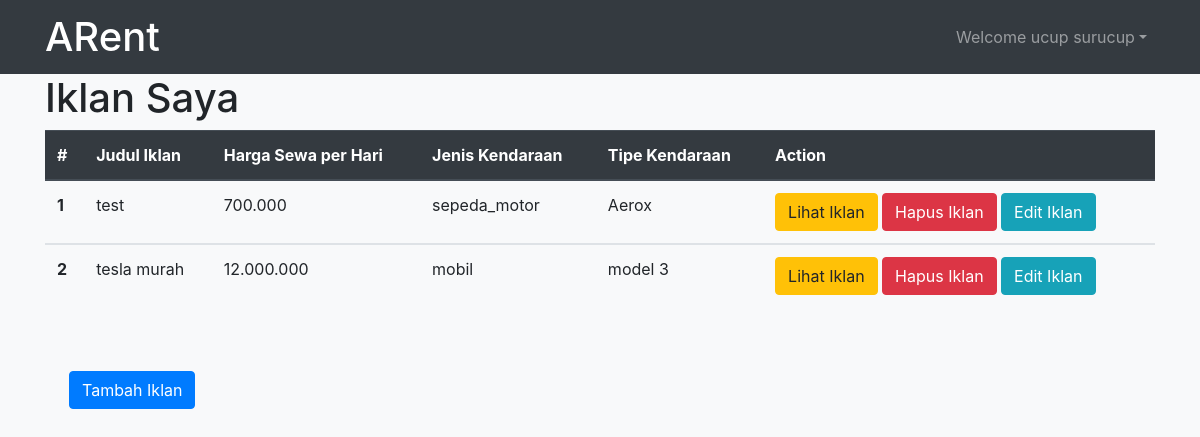
The page /mitra/iklanSaya (signed in) on the database its author committed.
### mitra/models.py (models this page shows, shortened)
class AkunMitra(models.Model):
    pilihanprovinsi = (
        ('Aceh', 'Aceh'),
        ('Bali', 'Bali'),
        ('Banten', 'Banten'),
        ('Bengkulu', 'Bengkulu'),
        ('Gorontalo', 'Gorontalo'),
        ('D.I Yogyakarta', 'D.I Yogyakarta'),
        ('D.K.I Jakarta', 'D.K.I Jakarta'),
        ('Jambi', 'Jambi'),
        ('Jawa Barat', 'Jawa Barat'),
        ('Jawa Tengah', 'Jawa Tengah'),
        ('Jawa Timur', 'Jawa Timur'),
        ('Kalimantan Barat', 'Kalimantan Barat'),
        ('Kalimantan Selatan', 'Kalimantan Selatan'),
        ('Kalimantan Tengah', 'Kalimantan Tengah'),
        ('Kalimantan Timur', 'Kalimantan Timur'),
        ('Kalimantan Utara', 'Kalimantan Utara'),
        ('Kep. Bangka Belitung', 'Kep. Bangka Belitung'),
        ('Kep. Riau', 'Kep. Riau'),
        ('Lampung', 'Lampung'),
        ('Maluku', 'Maluku'),
        ('Maluku Utara', 'Maluku Utara'),
        ('Nusa Tenggara Barat', 'Nusa Tenggara Barat'),
        ('Nusa Tenggara Timur', 'Nusa Tenggara Timur'),
        ('Papua', 'Papua'),
        ('Papua Barat', 'Papua Barat'),
        ('Riau', 'Riau'),
        ('Sulawesi Barat', 'Sulawesi Barat'),
        ('Sulawesi Selatan', 'Sulawesi Selatan'),
        ('Sulawesi Tengah', 'Sulawesi Tengah'),
        ('Sulawesi Tenggara', 'Sulawesi Tenggara'),
        ('Sulawesi Utara', 'Sulawesi Utara'),
        ('Sumatera Barat', 'Sumatera Barat'),
        ('Sumatera Selatan', 'Sumatera Selatan'),
        ('Sumatera Utara', 'Sumatera Utara'),
    )
    user = models.OneToOneField(User, on_delete=models.CASCADE)
    nama = models.CharField(max_length=50)
    provinsi = models.CharField(
        max_length=50,
        choices=pilihanprovinsi,
    )
    alamat = models.TextField()
    no_hp = models.CharField(max_length=15)
    photo = models.ImageField(upload_to='mitra/poto_profil/%Y/%m/%d/')

class Iklan(models.Model):
    pilihanJenisKendaraan = (
        ('sepeda_motor', 'Sepeda Motor'),
        ('mobil', 'Mobil')
    )
    mitra = models.ForeignKey(User, on_delete=models.CASCADE)
    gambar = models.ImageField(upload_to='mitra/iklan/%Y/%m/%d/')
    judul = models.CharField(max_length=150)
    published = models.DateField(auto_now_add=True)
    jenis_kendaraan = models.CharField(
        max_length=20, choices=pilihanJenisKendaraan)
    merk = models.CharField(max_length=30)
    tipe_kendaraan = models.CharField(max_length=30)
    harga_sewa = models.CharField(max_length=50)
    deskripsi_lain = models.TextField()
    slug = models.SlugField(blank=True, editable=False)
    golden_iklan = models.BooleanField(default=False)

### mitra/views.py (the view)
# urls.py: path('iklanSaya', ManageIklan.as_view(), name='iklanSaya'),
class ManageIklan(ListView, LoginRequiredMixin):
    login_url = '/mitra/login/'
    template_name = 'mitra/iklanSaya.html'
    model = Iklan
    context_object_name = 'iklan_list'
    ordering_by = ['-id']
    paginate_by = 25
    def get_context_data(self, *args, **kwargs):
        self.kwargs.update({
            'page_title': 'Iklan Saya'
        })
        kwargs = self.kwargs
        context = super().get_context_data(**kwargs)
        return context
    def get_queryset(self):
        self.queryset = self.model.objects.filter(mitra=self.request.user.id)
        return super().get_queryset()

### mitra/templates/mitra/iklanSaya.html
{% extends 'base.html' %}
{% block contents %}
<div class="container">
  <h1>{{page_title}}</h1>
  <table class="table">
      <thead class="thead-dark">
        <tr>
          <th scope="col">#</th>
          <th scope="col">Judul Iklan</th>
          <th scope="col">Harga Sewa per Hari</th>
          <th scope="col">Jenis Kendaraan</th>
          <th scope="col">Tipe Kendaraan</th>
          <th scope="col">Action</th>
        </tr>
      </thead>
  {% for iklan in iklan_list %}
      <tbody>
        <tr>
          <th scope="row">{{forloop.counter}}</th>
          <td>{{iklan.judul}}</td>
          <td>{{iklan.harga_sewa}}</td>
          <td>{{iklan.jenis_kendaraan}}</td>
          <td>{{iklan.tipe_kendaraan}}</td>
          <td>
              <a href="{% url 'mitra:detailIklan' iklan.slug %}" class="btn btn-warning">Lihat Iklan</a>
              <a href="{% url 'mitra:deleteIklan' iklan.pk %}" class="btn btn-danger">Hapus Iklan</a>
              <a href="{% url 'mitra:updateIklan' iklan.pk %}" class="btn btn-info">Edit Iklan</a>
          </td>
        </tr>
      </tbody>
  {% endfor %}
  </table>
  <br><br>
  <a href="{% url 'mitra:tambahIklan' %}" class="btn btn-primary ml-4">Tambah Iklan</a>
</div>
{% endblock contents %}

### templates/snippets/navbar.html (shortened to what this page needs)
<nav class="navbar navbar-expand-lg navbar-dark bg-dark">
  <div class="container">
    <a class="navbar-brand" href="{% url 'redirectKeHome' %}"><b class="h1">ARent</b></a>
    <div class="collapse navbar-collapse" id="navbarNav">
      <ul class="navbar-nav ml-auto">
        {% if user.is_active %}
        <li class="nav-item dropdown">
          <a class="mr-auto nav-link dropdown-toggle" href="#" id="navbarDropdown" role="button" data-toggle="dropdown"
            aria-haspopup="true" aria-expanded="false">Welcome {{user.akunmitra.nama}}</a>
        </li>
        {% endif %}
      </ul>
    </div>
  </div>
</nav>

### rows shown on the page
Iklan: judul "test", harga_sewa "700.000", jenis_kendaraan "sepeda_motor", tipe_kendaraan "Aerox"
Iklan: judul "tesla murah", harga_sewa "12.000.000", jenis_kendaraan "mobil", tipe_kendaraan "model 3"

### other values the page prints
{{ user.akunmitra.nama }} "ucup surucup"
{{ page_title }} "Iklan Saya"
